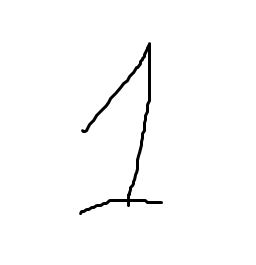
#> input picture digiits/one.png, 256 x 265 px
$ jupyter execute --allow-errors Day59.ipynb
#> lines starting #> are read from the running program, lines starting #| are printed output that depends on the picture
[cell 1]
from sklearn.datasets import load_digits
from sklearn.ensemble import RandomForestClassifier
from sklearn.model_selection import train_test_split
from sklearn.metrics import classification_report
import joblib

# Load the digits dataset (8x8 grayscale)
digits = load_digits()
X, y = digits.data, digits.target

# Split for evaluation (optional)
X_train, X_test, y_train, y_test = train_test_split(X, y, test_size=0.2, random_state=42)

# Train classifier
clf = RandomForestClassifier(n_estimators=100, random_state=42)
clf.fit(X_train, y_train)

# Evaluate
y_pred = clf.predict(X_test)
print("Classification Report:\n", classification_report(y_test, y_pred))

# Save model
joblib.dump(clf, 'digits_model.joblib')
print("Model saved as 'digits_model.joblib'")

[cell 2]
from PIL import Image, ImageOps
import numpy as np
import joblib

def preprocess_image(path):
    # Load and convert to grayscale
#> called with path = 'digiits/one.png'
    img = Image.open(path).convert('L')

    # Invert (black background, white digit for sklearn format)
    img = ImageOps.invert(img)

    # Resize to 8x8
    img = img.resize((8, 8), Image.LANCZOS)

    # Normalize pixel values from 0–255 to 0–16 (like digits dataset)
    img_np = np.array(img)
    img_np = (img_np / 255.0) * 16
    img_np = img_np.astype('int')

    # Flatten to 64-length vector
    return img_np.flatten()

[cell 3]
# Load model
clf = joblib.load('digits_model.joblib')

[cell 4]
# Preprocess and predict
tone = preprocess_image("digiits/one.png")
#> tone = 64 values, max 2 at index 12, min 0 at index 0, mean 0.219
ttwo = preprocess_image("digiits/two.png")
#> call 2 of preprocess_image, with path = 'digiits/two.png'
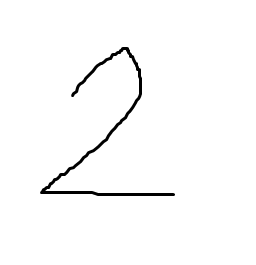
#> input picture digiits/two.png, 256 x 265 px
#> in preprocess_image (call 2), `img = ImageOps.invert(img)`:
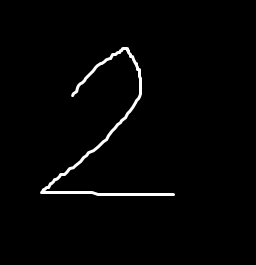
#> img: PIL image 256x265 L; min 0, max 255, mean 4.6
#> ttwo = 64 values, max 2 at index 41, min 0 at index 0, mean 0.172
tthree = preprocess_image("digiits/three.png")
#> call 3 of preprocess_image, with path = 'digiits/three.png'
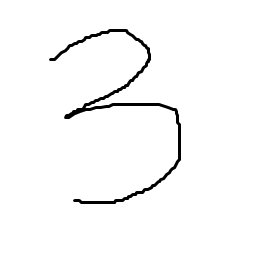
#> input picture digiits/three.png, 256 x 265 px
#> in preprocess_image (call 3), `img = ImageOps.invert(img)`:
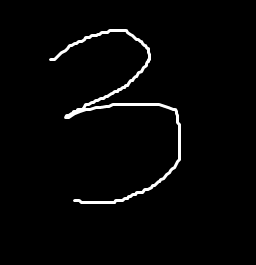
#> img: PIL image 256x265 L; min 0, max 255, mean 5.9
#> tthree = 64 values, max 2 at index 26, min 0 at index 0, mean 0.25
tfour = preprocess_image("digiits/four.png")
#> call 4 of preprocess_image, with path = 'digiits/four.png'
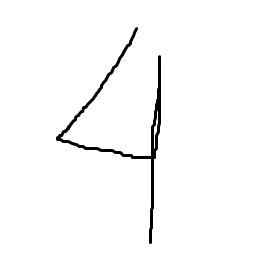
#> input picture digiits/four.png, 256 x 265 px
#> in preprocess_image (call 4), `img = ImageOps.invert(img)`:
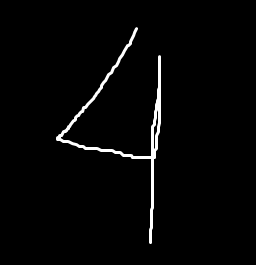
#> img: PIL image 256x265 L; min 0, max 255, mean 5.6
#> tfour = 64 values, max 3 at index 36, min 0 at index 0, mean 0.25
tfive = preprocess_image("digiits/five.png")
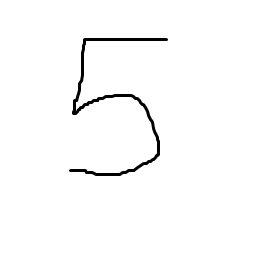
#> input picture digiits/five.png, 256 x 265 px
#> in preprocess_image (call 5), `img = ImageOps.invert(img)`:
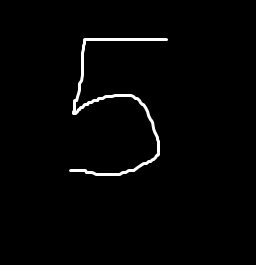
#> img: PIL image 256x265 L; min 0, max 255, mean 4.4
#> tfive = 64 values, max 2 at index 18, min 0 at index 0, mean 0.172
tsix = preprocess_image("digiits/six.png")
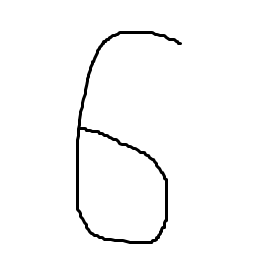
#> input picture digiits/six.png, 256 x 265 px
#> in preprocess_image (call 6), `img = ImageOps.invert(img)`:
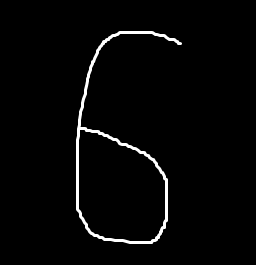
#> img: PIL image 256x265 L; min 0, max 255, mean 6
#> tsix = 64 values, max 2 at index 26, min 0 at index 0, mean 0.234
#> (the rest of this cell did not finish here and is left out)

[cell 5]
prediction_one = clf.predict([tone])
#> prediction_one = [1]

print("Trying to predict one , model Predicted digit:", prediction_one[0])
#| Trying to predict one , model Predicted digit: 1

[cell 6]
prediction_two = clf.predict([ttwo])
#> prediction_two = [5]

print("Trying to predict one , model Predicted digit:", prediction_two[0])
#| Trying to predict one , model Predicted digit: 5

[cell 7]
prediction_three = clf.predict([tthree])
#> prediction_three = [5]

print("Trying to predict one , model Predicted digit:", prediction_three[0])
#| Trying to predict one , model Predicted digit: 5

[cell 8]
prediction_four = clf.predict([tfour])
#> prediction_four = [1]

print("Trying to predict one , model Predicted digit:", prediction_four[0])
#| Trying to predict one , model Predicted digit: 1

[cell 9]
prediction_five = clf.predict([tfive])
#> prediction_five = [1]

print("Trying to predict one , model Predicted digit:", prediction_five[0])
#| Trying to predict one , model Predicted digit: 1

[cell 10]
prediction_six = clf.predict([tsix])
#> prediction_six = [1]

print("Trying to predict one , model Predicted digit:", prediction_six[0])
#| Trying to predict one , model Predicted digit: 1
